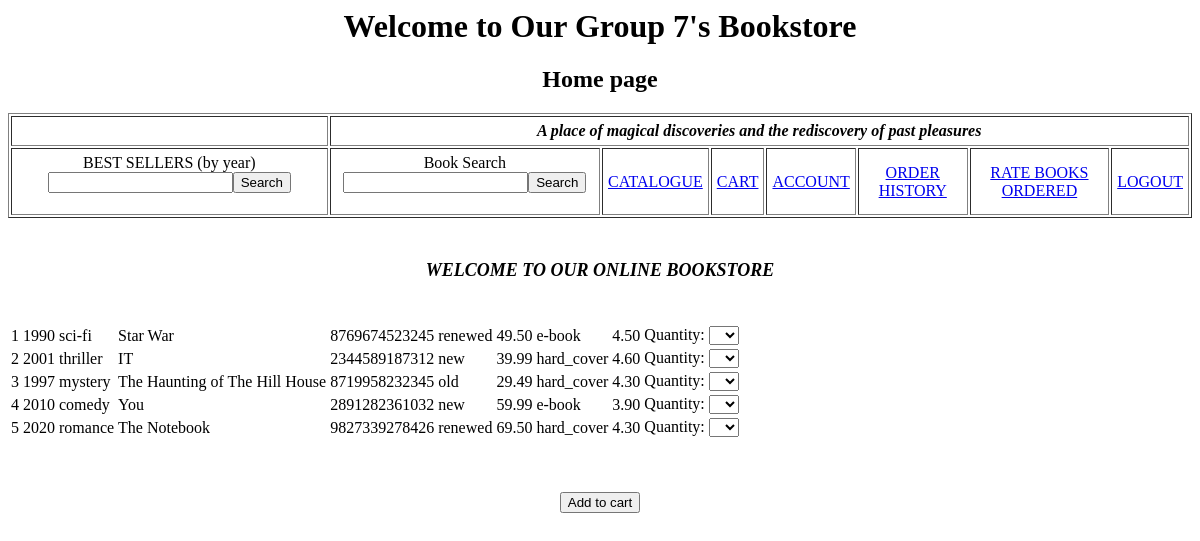
/bookstore.php, run on an earlier commit of the app's database.
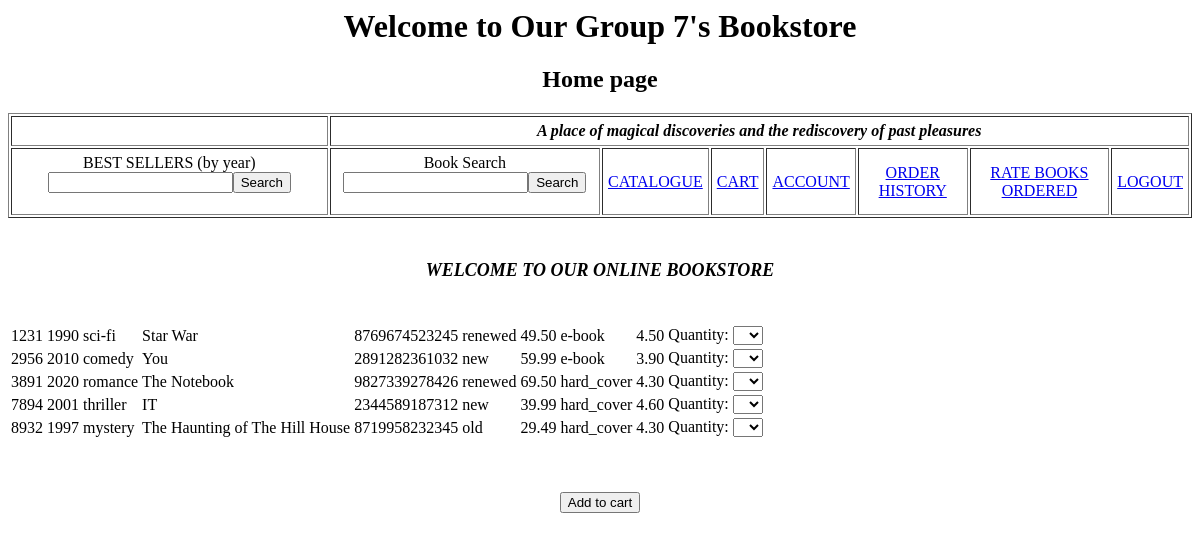
And on a later commit of the database.
### tables this page shows
CREATE table book( 
	book_id int, 
	year int, 
	genre char(40), 
	title char(40), 
	isbn char(13), 
	book_condition char(40), 
	price decimal(10,2), 
	book_type char(40), 
	total_rating decimal(5,2), 
	primary key(book_id)
);

### bookstore.php (the view, shortened to what this page needs)
<html>
<head>
</head>
<body>
<h1 align ="center" >Welcome to Our Group 7's Bookstore</h1>
<h2 align = "center">Home page</h2>
<?php
echo " <html>
<head>
  <title>Home page</title>
</head>
<body>
  <font face='Cambria' size='4'>
  <frameset rows='20%,*%'>
    <frame name='home_page'>
      <table border='1' width='100%' cellpadding='5' align='center'>
        <tr>
          <td> </td>
          <td colspan='7' align='center'><b><i>A place of magical discoveries and the rediscovery of past pleasures</i> </b></td>
        </tr>
        <tr>";
echo" <td align='center'> <a><form method = 'POST' action = 'bestseller.php'>BEST SELLERS (by year) <input type ='text' name ='year'/><input type ='submit' value = 'Search'/></form></a></td>
          <td align='center'> <a><form method = 'POST' action = 'task4_searchbook.php'>Book Search <input type ='text' name ='search'/><input type ='submit' value = 'Search'/></form></a></td>
          <td align='center'><a href='catalog.php' >CATALOGUE</a></td>
          <td align='center' ><a href='view_cart.php' >CART</a></td>
          <td align='center' ><a href='account.php' >ACCOUNT</a></td>
          <td align='center' ><a href='history.php' >ORDER HISTORY</a></td>
          <td align='center' ><a href='rating.php' >RATE BOOKS ORDERED</a></td>
		  <td align='center' ><a href='logout.php' >LOGOUT</a></td>
        </tr>
      </table>
    </frame>
        <br><br>
        <center><b><i>WELCOME TO OUR ONLINE BOOKSTORE</i></b></center>
        <br><br>
    <frame name='desc_page'>
    </frame>
  </frameset>
  </font>
</body>
</html>
";
?>
<?php
 $author_email = $_GET['email'];
  $myconnection = mysqli_connect('localhost', 'root', '')
    or die ('Could not connect: ' . mysql_error());
  $e1 = "SELECT name FROM author where email = '" .mysqli_real_escape_string($myconnection, $author_email) . "'";
  $re1 = mysqli_query($myconnection, $e1);
  if(mysqli_num_rows($re1) != 0){
    echo "hello";
    $a_query = "SELECT * FROM book where book_id in (Select book_id from wrote where author_id in ( SELECT  author_id FROM author where email = '" .mysqli_real_escape_string($myconnection, $author_email) . "' ))";
  $a_result = mysqli_query($myconnection, $a_query) or die ('Query failed: ' . mysql_error());
  $a_counter = 0;
  echo "<form method = 'post' action = 'cart.php' >";
  echo "<table>";
  while($row = mysqli_fetch_array($a_result)){
    $book_counter = htmlspecialchars($row['book_id']);
    echo "<tr><td>". htmlspecialchars($row['book_id']). "</td>";
    echo "<td>". htmlspecialchars($row['year']). "</td>";
    echo "<td>". htmlspecialchars($row['genre']). "</td>";
    echo "<td>". htmlspecialchars($row['title']). "</td>";
    echo "<td>". htmlspecialchars($row['isbn']). "</td>";
    echo "<td>". htmlspecialchars($row['book_condition']). "</td>";
    echo "<td>". htmlspecialchars($row['price']). "</td>";
    echo "<td>". htmlspecialchars($row['book_type']). "</td>";
    echo "<td>". htmlspecialchars($row['total_rating']). "</td>";
    echo "<td>Quantity: <select name='$book_counter'>
      <option value='0'></option>
      <option value='1'>1</option>
      <option value='2'>2</option>
      <option value='3'>3</option>
  <option value='4'>4</option>
  <option value='5'>5</option>
  </select></td>";
    echo "</tr>";
}
echo "</table>";
echo "<br><br>";
echo "<p align ='center'><input type='submit' value='Add to cart'/></p>";
echo "</form>";
  }
  else{
  $query = 'SELECT * FROM book';
  $result = mysqli_query($myconnection, $query) or die ('Query failed: ' . mysql_error());
  echo "<form method = 'post' action = 'cart.php' >";
  echo "<table>";
  while($row = mysqli_fetch_array($result)){
    $bookcounter = htmlspecialchars($row['book_id']);
    echo "<tr><td>". htmlspecialchars($row['book_id']). "</td>";
    echo "<td>". htmlspecialchars($row['year']). "</td>";
    echo "<td>". htmlspecialchars($row['genre']). "</td>";
    echo "<td>". htmlspecialchars($row['title']). "</td>";
    echo "<td>". htmlspecialchars($row['isbn']). "</td>";
    echo "<td>". htmlspecialchars($row['book_condition']). "</td>";
    echo "<td>". htmlspecialchars($row['price']). "</td>";
    echo "<td>". htmlspecialchars($row['book_type']). "</td>";
    echo "<td>". htmlspecialchars($row['total_rating']). "</td>";
    echo "<td>Quantity: <select name='$bookcounter'>
      <option value='0'></option>
      <option value='1'>1</option>
      <option value='2'>2</option>
      <option value='3'>3</option>
  <option value='4'>4</option>
  <option value='5'>5</option>
  </select></td>";
    echo "</tr>";
}
echo "</table>";
echo "<br><br>";
echo "<p align ='center'><input type='submit' value='Add to cart'/></p>";
echo "</form>";
  }
?>
</body>
</html>

What changed in the data, as far as the page shows it:
removed book: book_id "1", year "1990", genre "sci-fi", title "Star War", isbn "8769674523245", book_condition "renewed", price "49.50", book_type "e-book", total_rating "4.50"
removed book: book_id "2", year "2001", genre "thriller", title "IT", isbn "2344589187312", book_condition "new", price "39.99", book_type "hard_cover", total_rating "4.60"
removed book: book_id "3", year "1997", genre "mystery", title "The Haunting of The Hill House", isbn "8719958232345", book_condition "old", price "29.49", book_type "hard_cover", total_rating "4.30"
removed book: book_id "4", year "2010", genre "comedy", title "You", isbn "2891282361032", book_condition "new", price "59.99", book_type "e-book", total_rating "3.90"
removed book: book_id "5", year "2020", genre "romance", title "The Notebook", isbn "9827339278426", book_condition "renewed", price "69.50", book_type "hard_cover", total_rating "4.30"
added book: book_id "1231", year "1990", genre "sci-fi", title "Star War", isbn "8769674523245", book_condition "renewed", price "49.50", book_type "e-book", total_rating "4.50"
added book: book_id "2956", year "2010", genre "comedy", title "You", isbn "2891282361032", book_condition "new", price "59.99", book_type "e-book", total_rating "3.90"
added book: book_id "3891", year "2020", genre "romance", title "The Notebook", isbn "9827339278426", book_condition "renewed", price "69.50", book_type "hard_cover", total_rating "4.30"
added book: book_id "7894", year "2001", genre "thriller", title "IT", isbn "2344589187312", book_condition "new", price "39.99", book_type "hard_cover", total_rating "4.60"
added book: book_id "8932", year "1997", genre "mystery", title "The Haunting of The Hill House", isbn "8719958232345", book_condition "old", price "29.49", book_type "hard_cover", total_rating "4.30"
